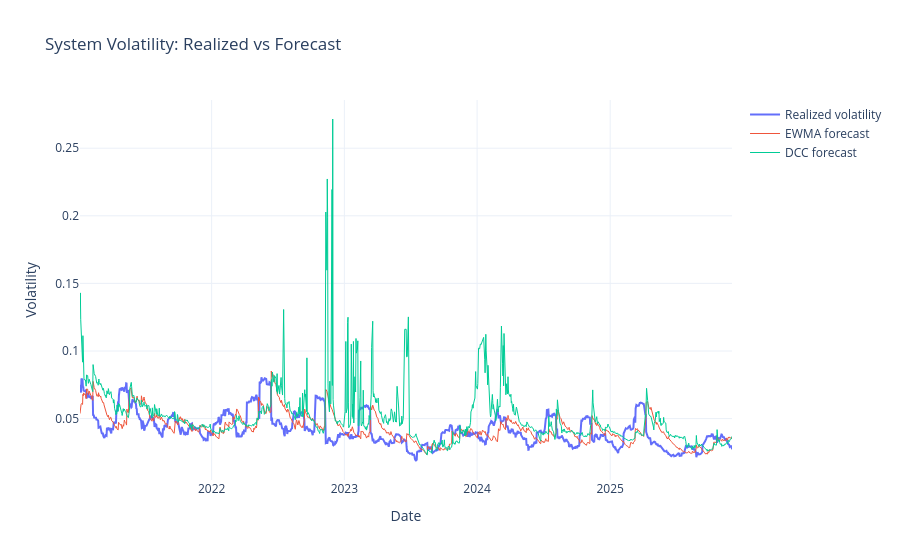

Notebook source saved alongside this figure:
### Code cell
def system_volatility(df, n_assets=8):
    vol = df.apply(
        lambda row: np.sqrt(np.trace(row_to_matrix(row, n_assets))),
        axis=1
    )
    return vol

realized_vol = system_volatility(proxy)
ewma_vol = system_volatility(ewma)
dcc_vol = system_volatility(dcc)

vol_df = pd.DataFrame({
    "Realized": realized_vol,
    "EWMA": ewma_vol,
    "DCC": dcc_vol
}).dropna()

vol_df.head()

import plotly.graph_objects as go

fig = go.Figure()

fig.add_trace(go.Scatter(
    x=vol_df.index,
    y=vol_df["Realized"],
    mode="lines",
    name="Realized volatility",
    line=dict(width=2)
))

fig.add_trace(go.Scatter(
    x=vol_df.index,
    y=vol_df["EWMA"],
    mode="lines",
    name="EWMA forecast",
    line=dict(width=1)
))

fig.add_trace(go.Scatter(
    x=vol_df.index,
    y=vol_df["DCC"],
    mode="lines",
    name="DCC forecast",
    line=dict(width=1)
))

fig.update_layout(
    title="System Volatility: Realized vs Forecast",
    xaxis_title="Date",
    yaxis_title="Volatility",
    hovermode="x unified",
    template="plotly_white"
)

fig.show()

### Figure 1 — Plotly figure (JSON) as saved in the notebook; plotly's stock layout.template omitted (floating-point values rounded to 4 significant figures; data arrays with more than 128 entries replaced by an {"elided": "..."} marker saying what was removed)
{"data": [{"line": {"width": 2}, "mode": "lines", "name": "Realized volatility", "type": "scatter", "x": {"elided": "1235 str values"}, "y": {"elided": "1235 float values"}}, {"line": {"width": 1}, "mode": "lines", "name": "EWMA forecast", "type": "scatter", "x": {"elided": "1235 str values"}, "y": {"elided": "1235 float values"}}, {"line": {"width": 1}, "mode": "lines", "name": "DCC forecast", "type": "scatter", "x": {"elided": "1235 str values"}, "y": {"elided": "1235 float values"}}], "layout": {"hovermode": "x unified", "title": {"text": "System Volatility: Realized vs Forecast"}, "xaxis": {"title": {"text": "Date"}}, "yaxis": {"title": {"text": "Volatility"}}}}
